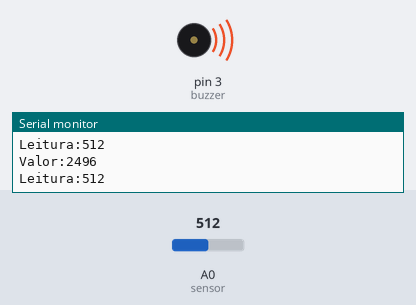
The sketch below on a simulated Arduino Uno, built with avr-gcc and run on an emulated ATmega328P. Parts: buzzer (waves = sounding), the last lines printed to the serial monitor. The test bench sets the inputs (shaded band); at power-on: A0 (sensor) = 512.

Above: at 1.2 s.
1.3 s: A0 (sensor) set to 336
At 2.3 s:
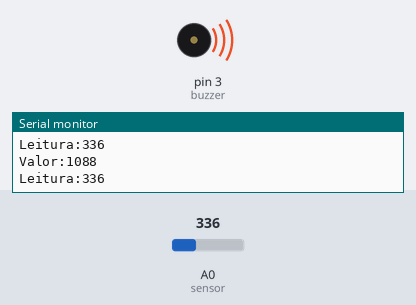
2.8 s: A0 (sensor) set to 314
At 3.9 s:
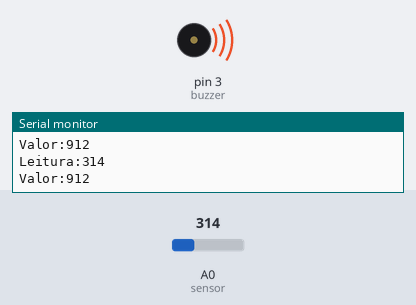
Timing chart, 0 to 5.8 s (numbered marks = the images above; inputs shaded):
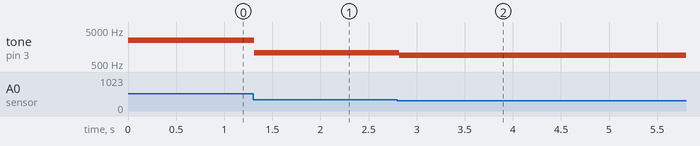

Measured:
- after the input at 1.3 s, tone on pin 3 (buzzer): 2496 Hz → 1088 Hz at once
- after the input at 2.8 s, tone on pin 3 (buzzer): 1088 Hz → 912 Hz at once

The sketch:

tocando_melodias.ino
```cpp
int sensor = A0;
int buzzer = 3;
int valor = 0;
int leitura = 0;

void setup() {
  // NÃO PRECISA COLOCAR NADA AQUI

  Serial.begin(9600);

}

void loop() {
  // put your main code here, to run repeatedly:

  valor = analogRead(sensor);
  leitura = analogRead(sensor);
  valor = map(valor, 200, 700, 0, 4000);
  tone(buzzer, valor, 100);
  Serial.print("Leitura:");
  Serial.println(leitura);
  Serial.print("Valor:");
  Serial.println(valor);


}
```
